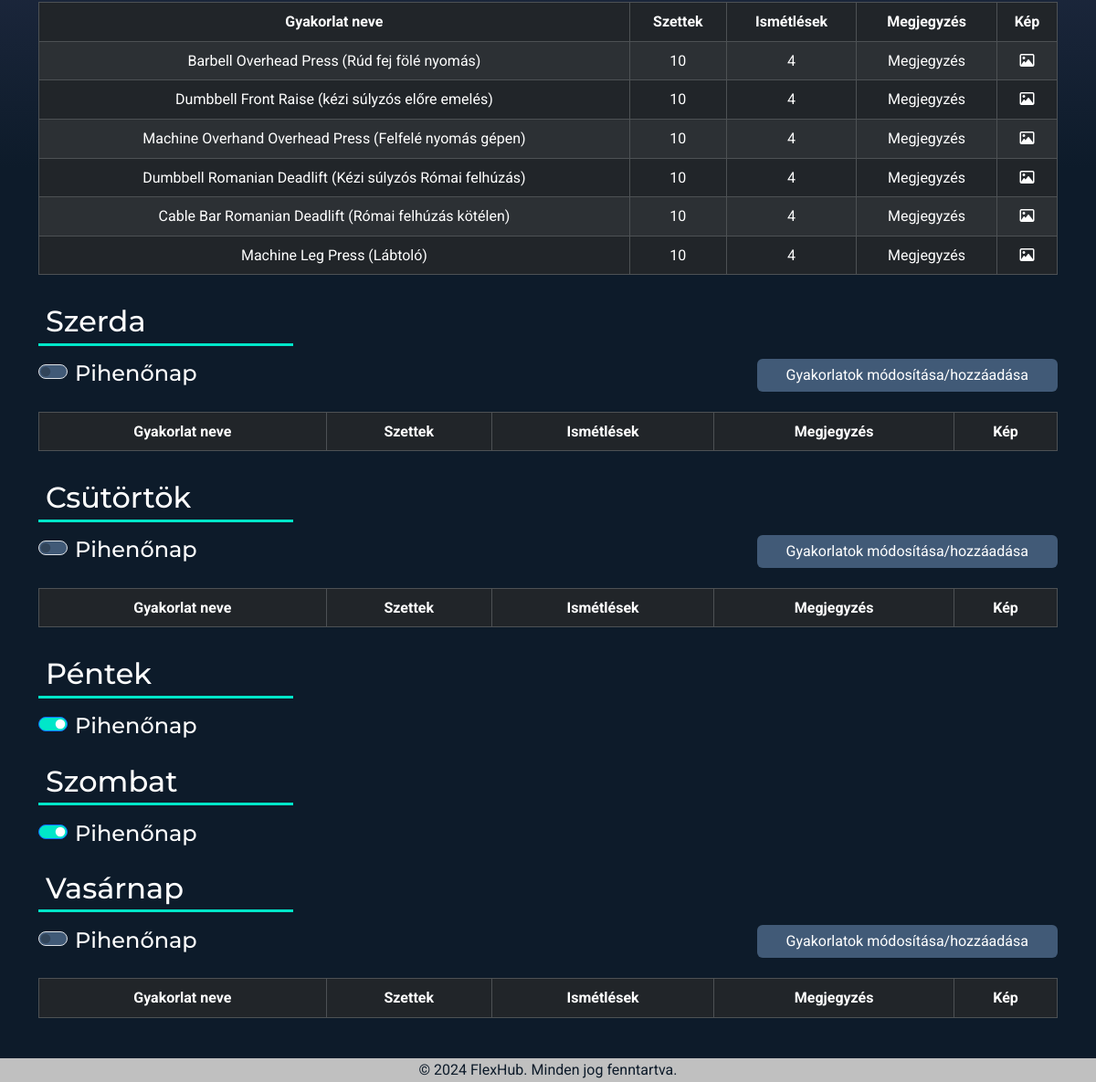
Page /premium-pump/ (signed in, lower part) on the earlier database version.
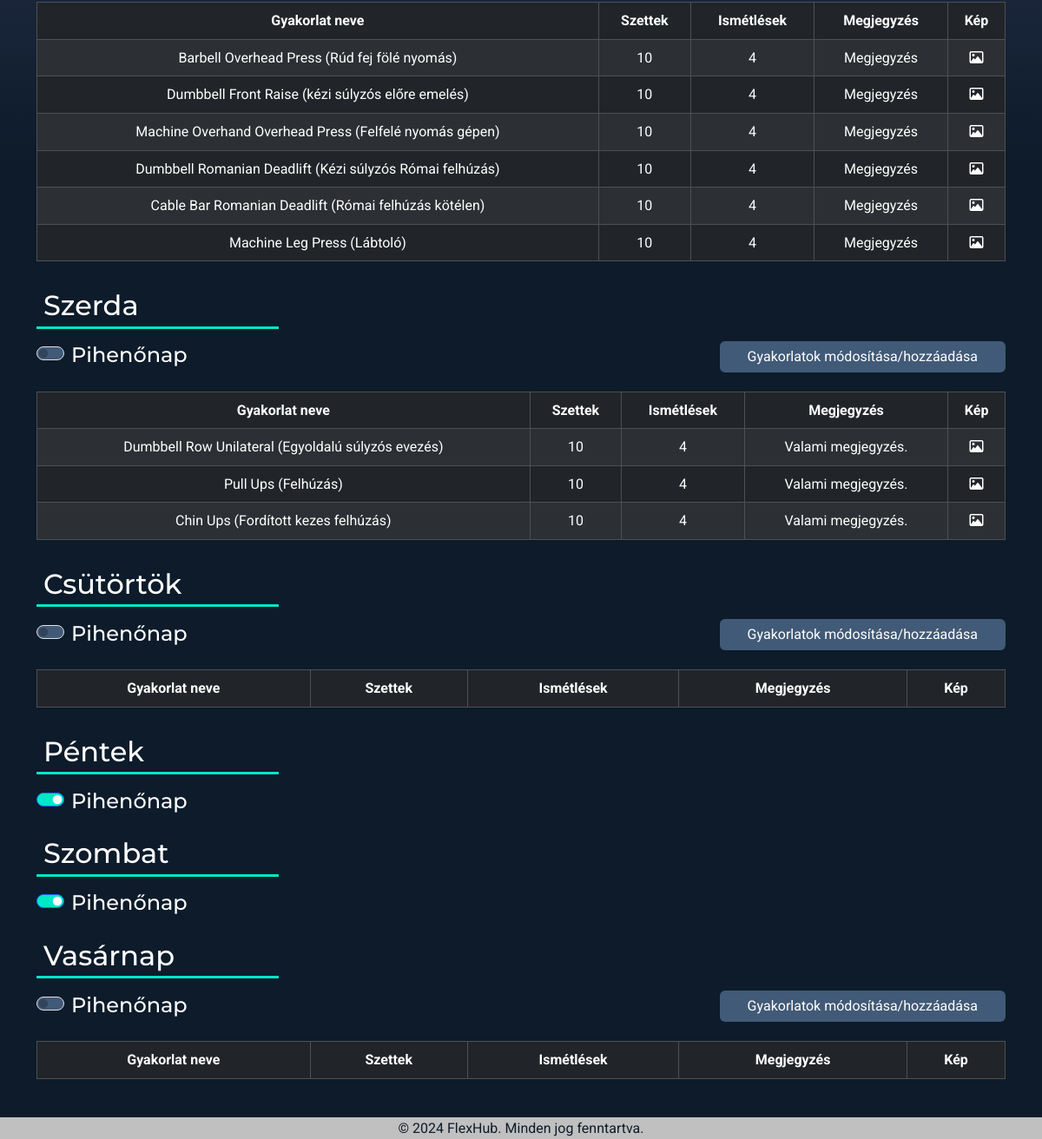
Same page on the later database version.
### SweatCircus/models.py (models this page shows, shortened)
class Days(models.Model):
   name = models.CharField(max_length=250)
   class Meta:
      verbose_name_plural = 'Napok'

class WorkoutPlans(models.Model):
   userName = models.ForeignKey(User, on_delete=models.CASCADE)
   day = models.ForeignKey(Days, on_delete=models.CASCADE)
   muscleGroupName = models.ForeignKey(MuscleGroups, on_delete=models.CASCADE)
   exerciseName = models.ForeignKey(Exercises, on_delete=models.CASCADE)
   series = models.CharField(max_length=250)
   reps = models.CharField(max_length=250)
   comment = models.TextField(default="")
   class Meta:
      verbose_name_plural = 'Edzés tervek'

class Exercises(models.Model):
   name = models.CharField(max_length=250)
   muscle_group = models.ForeignKey(MuscleGroups, on_delete=models.CASCADE)
   image = models.ImageField(default="", blank=True)
   video = models.URLField()
   class Meta:
      verbose_name_plural = 'Gyakorlatok'
   def __str__(self):
      template = '{0.name}'
      return template.format(self)

### SweatCircus/views.py (the view)
# urls.py: path('premium-pump/', PremiumPump, name="PremiumPump"),
def PremiumPump(request):
   days = Days.objects.all()
   workoutPlans = WorkoutPlans.objects.all()
   restDays = [restDay.day.name for restDay in IsRestDay.objects.filter(userName=User.objects.get(username=request.user.username))]
   return render(request, "premiumPump.html", {"days": days, "workoutPlans": workoutPlans, "restDays": restDays})

### frontend/templates/premiumPump.html (shortened to what this page needs)
{% extends 'base.html' %}
{% load static %}
{% block css %}
   <link rel="stylesheet" href="{% static 'css/premiumPump.css' %}" />
{% endblock css%}
{% block content %}
   <div id="container">
      <div class="container">
         <div id="week">
            {% for day in days %}
               <div class="days" id="{{ day.name }}">
                  <h2 class="my-3 ps-2 pb-1 w-25">{{ day.name }}</h2>
                  <form action="{% url 'CreateWorkoutPlan' %}" method="GET" id="workout-plan-modify-form">
                     <div class="form-check form-switch">
                        {% if day.name in restDays %}
                           <input type="checkbox" class="form-check-input is-rest-day" name="is-rest-day" value="{{ day.name }}" checked>
                        {% else %}
                           <input type="checkbox" class="form-check-input is-rest-day" name="is-rest-day" value="{{ day.name }}">
                        {% endif %}
                        <h4>
                           <label class="form-check-label" for="is-rest-day">Pihenőnap</label>
                        </h4>
                     </div>
                     <button type="submit" id="btn-{{ day.name }}" class="btn btn-primary mb-2 ms-3">Gyakorlatok módosítása/hozzáadása</button>
                  </form>
                  <table id="table-{{ day.name }}" class="table table-striped table-hover table-bordered table-dark text-center my-3">
                     <thead>
                        <tr>
                           <th>Gyakorlat neve</th>
                           <th>Szettek</th>
                           <th>Ismétlések</th>
                           <th>Megjegyzés</th>
                           <th>Kép</th>
                        </tr>
                     </thead>
                     <tbody>
                        {% for workoutPlan in workoutPlans %}
                           {% if workoutPlan.day == day and workoutPlan.userName == user %}
                              <tr id="{{ workoutPlan.id }}">
                                 <td>{{ workoutPlan.exerciseName }}</td>
                                 <td>{{ workoutPlan.series }}</td>
                                 <td>{{ workoutPlan.reps }}</td>
                                 <td>{{ workoutPlan.comment }}</td>
                                 <td>
                                    <div class="exercise-image">
                                       <i class="fa-regular fa-image"></i>
                                    </div>
                                 </td>
                              </tr>
                           {% endif %}
                        {% endfor %}
                     </tbody>
                  </table>
               </div>
            {% endfor %}
         </div>
      </div>
      {% include "footer.html" %}
   </div>
{% endblock content %}

Differences in the rows shown:
added WorkoutPlans: exerciseName "Dumbbell Row Unilateral (Egyoldalú súlyzós evezés)", series "10", reps "4", comment "Valami megjegyzés.", shown under Days "Szerda"
added WorkoutPlans: exerciseName "Pull Ups (Felhúzás)", series "10", reps "4", comment "Valami megjegyzés.", shown under Days "Szerda"
added WorkoutPlans: exerciseName "Chin Ups (Fordított kezes felhúzás)", series "10", reps "4", comment "Valami megjegyzés.", shown under Days "Szerda"
